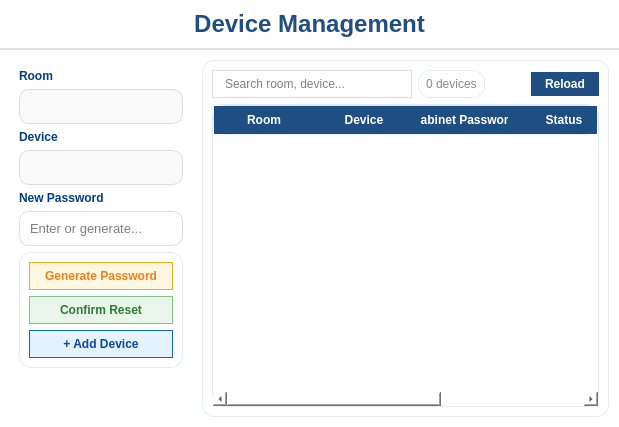
<?xml version="1.0" encoding="UTF-8"?>
<ui version="4.0">
 <class>DeviceManagementContent</class>
 <widget class="QWidget" name="DeviceManagementContent">
  <property name="styleSheet">
   <string notr="true">background-color: white;</string>
  </property>
  <layout class="QVBoxLayout" name="mainLayout">
   <property name="spacing"><number>0</number></property>
   <property name="leftMargin"><number>0</number></property>
   <property name="topMargin"><number>0</number></property>
   <property name="rightMargin"><number>0</number></property>
   <property name="bottomMargin"><number>0</number></property>
   <item>
    <widget class="QLabel" name="lblTitle">
     <property name="styleSheet">
      <string notr="true">QLabel { font-size: 24px; font-weight: bold; color: #1F4F82; padding: 10px; border-bottom: 2px solid #E0E0E0; }</string>
     </property>
     <property name="text"><string>Device Management</string></property>
     <property name="alignment"><set>Qt::AlignCenter</set></property>
    </widget>
   </item>
   <item>
    <layout class="QHBoxLayout" name="contentLayout">
     <property name="spacing"><number>10</number></property>
     <property name="leftMargin"><number>10</number></property>
     <property name="topMargin"><number>10</number></property>
     <property name="rightMargin"><number>10</number></property>
     <property name="bottomMargin"><number>10</number></property>
     <item>
      <widget class="QWidget" name="formPanel" native="true">
       <property name="maximumSize"><size><width>280</width><height>16777215</height></size></property>
       <layout class="QVBoxLayout" name="formLayout">
        <property name="spacing"><number>6</number></property>
        <item>
         <widget class="QLabel" name="lblRoom">
          <property name="styleSheet"><string notr="true">color: #003F87; font-weight: 600;</string></property>
          <property name="text"><string>Room</string></property>
         </widget>
        </item>
        <item>
         <widget class="QLineEdit" name="lineEditRoom">
          <property name="readOnly"><bool>true</bool></property>
          <property name="styleSheet"><string notr="true">QLineEdit { border: 1px solid #dcdcdc; border-radius: 10px; padding: 8px; font-size: 13px; color: black; background: #f9f9f9; }</string></property>
         </widget>
        </item>
        <item>
         <widget class="QLabel" name="lblDevice">
          <property name="styleSheet"><string notr="true">color: #003F87; font-weight: 600;</string></property>
          <property name="text"><string>Device</string></property>
         </widget>
        </item>
        <item>
         <widget class="QLineEdit" name="lineEditDevice">
          <property name="readOnly"><bool>true</bool></property>
          <property name="styleSheet"><string notr="true">QLineEdit { border: 1px solid #dcdcdc; border-radius: 10px; padding: 8px; font-size: 13px; color: black; background: #f9f9f9; }</string></property>
         </widget>
        </item>
        <item>
         <widget class="QLabel" name="lblNewPw">
          <property name="styleSheet"><string notr="true">color: #003F87; font-weight: 600;</string></property>
          <property name="text"><string>New Password</string></property>
         </widget>
        </item>
        <item>
         <widget class="QLineEdit" name="lineEditNewPassword">
          <property name="styleSheet"><string notr="true">QLineEdit { border: 1px solid #dcdcdc; border-radius: 10px; padding: 8px; font-size: 13px; color: black; } QLineEdit:focus { border: 1px solid #1f4f82; }</string></property>
          <property name="placeholderText"><string>Enter or generate...</string></property>
         </widget>
        </item>
        <item>
         <widget class="QFrame" name="btnFrame">
          <property name="styleSheet"><string notr="true">border-radius: 12px; border: 1px solid #E3EAF2;</string></property>
          <layout class="QVBoxLayout" name="btnLayout">
           <property name="spacing"><number>6</number></property>
           <item>
            <widget class="QPushButton" name="pushButtonGenerate">
             <property name="cursor"><cursorShape>PointingHandCursor</cursorShape></property>
             <property name="styleSheet"><string notr="true">QPushButton { background-color: #FFF8E1; border: 1px solid #F9A825; border-radius: 15px; padding: 6px 15px; color: #F57F17; font-weight: 500; } QPushButton:hover { background-color: #FBC02D; color: white; }</string></property>
             <property name="text"><string>Generate Password</string></property>
            </widget>
           </item>
           <item>
            <widget class="QPushButton" name="pushButtonConfirm">
             <property name="cursor"><cursorShape>PointingHandCursor</cursorShape></property>
             <property name="styleSheet"><string notr="true">QPushButton { background-color: #E8F5E9; border: 1px solid #81C784; border-radius: 15px; padding: 6px 15px; color: #2E7D32; font-weight: 500; } QPushButton:hover { background-color: #4CAF50; color: white; }</string></property>
             <property name="text"><string>Confirm Reset</string></property>
            </widget>
           </item>
           <item>
            <widget class="QPushButton" name="pushButtonAdd">
             <property name="cursor"><cursorShape>PointingHandCursor</cursorShape></property>
             <property name="styleSheet"><string notr="true">QPushButton { background-color: #E3F2FD; border: 1px solid #1565C0; border-radius: 15px; padding: 6px 15px; color: #0D47A1; font-weight: 500; } QPushButton:hover { background-color: #1E88E5; color: white; }</string></property>
             <property name="text"><string>+ Add Device</string></property>
            </widget>
           </item>
          </layout>
         </widget>
        </item>
        <item>
         <spacer name="verticalSpacer">
          <property name="orientation"><enum>Qt::Vertical</enum></property>
          <property name="sizeHint" stdset="0"><size><width>20</width><height>40</height></size></property>
         </spacer>
        </item>
       </layout>
      </widget>
     </item>
     <item>
      <widget class="QFrame" name="tablePanel">
       <property name="styleSheet"><string notr="true">QFrame { background-color: white; border-radius: 12px; border: 1px solid #E3EAF2; }</string></property>
       <layout class="QVBoxLayout" name="tableLayout">
        <item>
         <layout class="QHBoxLayout" name="searchLayout">
          <item>
           <widget class="QLineEdit" name="lineEditSearch">
            <property name="minimumSize"><size><width>200</width><height>0</height></size></property>
            <property name="styleSheet"><string notr="true">QLineEdit { color: black; padding: 5px 10px; border: 1px solid #dcdcdc; border-radius: 15px; } QLineEdit:focus { border: 1px solid #1f4f82; }</string></property>
            <property name="placeholderText"><string>Search room, device...</string></property>
           </widget>
          </item>
          <item>
           <widget class="QLabel" name="lblCount">
            <property name="text"><string>0 devices</string></property>
            <property name="styleSheet"><string notr="true">color: #888; font-size: 12px; padding: 0 4px;</string></property>
           </widget>
          </item>
          <item>
           <spacer name="filterSpacer">
            <property name="orientation"><enum>Qt::Horizontal</enum></property>
            <property name="sizeHint" stdset="0"><size><width>40</width><height>20</height></size></property>
           </spacer>
          </item>
          <item>
           <widget class="QPushButton" name="pushButtonReload">
            <property name="cursor"><cursorShape>PointingHandCursor</cursorShape></property>
            <property name="styleSheet"><string notr="true">QPushButton { background-color: #1F4F82; color: white; border: none; border-radius: 15px; padding: 5px 14px; font-weight: 500; } QPushButton:hover { background-color: #163D66; }</string></property>
            <property name="text"><string>Reload</string></property>
           </widget>
          </item>
         </layout>
        </item>
        <item>
         <widget class="QTableWidget" name="tableWidgetDevices">
          <property name="selectionBehavior"><enum>QAbstractItemView::SelectRows</enum></property>
          <property name="editTriggers"><set>QAbstractItemView::NoEditTriggers</set></property>
          <property name="alternatingRowColors"><bool>true</bool></property>
          <property name="showGrid"><bool>false</bool></property>
          <property name="styleSheet"><string notr="true">QTableWidget { background-color: white; color: #333; border: 1px solid #E3EAF2; font-size: 13px; }
QTableWidget::item { color: #333; padding: 4px; }
QTableWidget::item:selected { background-color: #BBDEFB; color: #333; }
QHeaderView::section { background-color: #1F4F82; color: white; font-weight: bold; padding: 6px; border: none; }</string></property>
          <column><property name="text"><string>Room</string></property></column>
          <column><property name="text"><string>Device</string></property></column>
          <column><property name="text"><string>Cabinet Password</string></property></column>
          <column><property name="text"><string>Status</string></property></column>
          <column><property name="text"><string>Delete</string></property></column>
         </widget>
        </item>
       </layout>
      </widget>
     </item>
    </layout>
   </item>
  </layout>
 </widget>
 <resources/>
 <connections/>
</ui>
